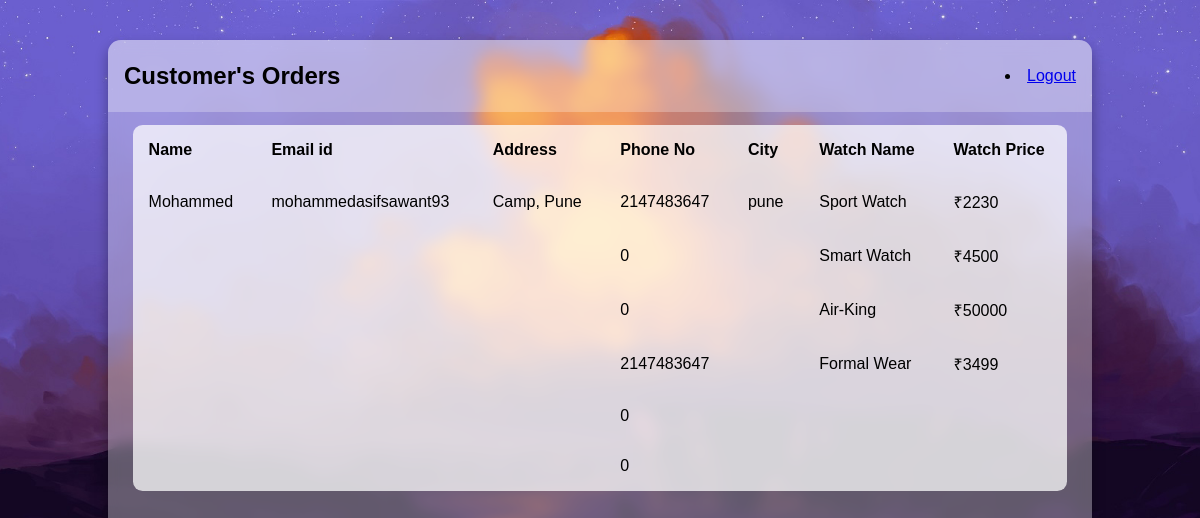
/admin.php (signed in), run on the app's committed database.
### tables this page shows
CREATE TABLE `book_form` (
  `name` varchar(20) NOT NULL,
  `email` varchar(20) NOT NULL,
  `address` varchar(20) NOT NULL,
  `phone` int(11) NOT NULL,
  `city` varchar(15) NOT NULL,
  `state` varchar(15) NOT NULL,
  `zipcode` int(11) NOT NULL,
  `cardna` varchar(15) NOT NULL,
  `cardno` int(11) NOT NULL,
  `expmon` varchar(10) NOT NULL,
  `expyear` int(11) NOT NULL,
  `cvvno` int(11) NOT NULL,
  `wname` varchar(20) NOT NULL,
  `wprice` varchar(10) NOT NULL
);

### admin.php (the view, shortened to what this page needs)
<?php
if(isset($_SESSION['username']) && isset($_SESSION['password']))
{
echo"
<!DOCTYPE html>
<html lang='en'>
<head>
</head>
<body>
    <main class='table'>
        <section class='table__header'>
            <h1>Customer's Orders</h1>
            <li class='nav-item'>
          <a class='nav-link' href='logout.php'>Logout</a>
          </li>
        </section>
";
$server = "localhost";
$username = "root";
$password = "";
$dbname = "rymowatch";
$con = mysqli_connect($server, $username, $password, $dbname);
mysqli_select_db($con, 'rymowatch');
$s = "select * from book_form";
$result = mysqli_query($con, $s);
echo"<thead>";
echo "<table class='table__body'>";
echo "<tr>";
echo "<th>Name</th>";
echo "<th>Email id</th>";
echo "<th>Address</th>";
echo "<th>Phone No</th>";
echo "<th>City</th>";
echo "<th>Watch Name</th>";
echo "<th>Watch Price</th>";
echo "</tr>";
echo"</thead>";
while ($row = mysqli_fetch_array($result, MYSQLI_ASSOC)) {
    echo"<tbody>";
    echo "<tr>";
    echo "<td>{$row['name']}</td>";
    echo "<td>{$row['email']}</td>";
    echo "<td>{$row['address']}</td>";
    echo "<td>{$row['phone']}</td>";
    echo "<td>{$row['city']}</td>";
    echo "<td>{$row['wname']}</td>";
    echo "<td>{$row['wprice']}</td>";
    echo "</tr>";
    echo"</tbody>";
}
echo"
    </main>
</body>
</html>
";
}
else
{
  echo '<script language = "javascript">';
  echo 'alert("Fail login")';
  echo '</script>';
  echo "<script>window.location.assign('login.php')</script>";
  die();
}
?>

### admin.php (style rules this page uses)
* { margin: 0; padding: 0; box-sizing: border-box; font-family: sans-serif; }
body { min-height: 100vh; background: url(images/html_table.jpg) center / cover; display: flex; justify-content: center; align-items: center; }
main.table { width: 82vw; height: 90vh; background-color: #fff5; backdrop-filter: blur(7px); box-shadow: 0 .4rem .8rem #0005; border-radius: .8rem; overflow: hidden; }
.table__header { width: 100%; height: 10%; background-color: #fff4; padding: .8rem 1rem; display: flex; justify-content: space-between; align-items: center; }
.table__body { width: 95%; max-height: calc(89% - 1.6rem); background-color: #fffb; margin: .8rem auto; border-radius: .6rem; overflow: auto; overflow: overlay; }
table { width: 100%; }
table, th, td { border-collapse: collapse; padding: 1rem; text-align: left; }
tbody tr { --delay: .1s; transition: .5s ease-in-out var(--delay), background-color 0s; }
tbody tr td { transition: .2s ease-in-out; }

### data on the page
book_form: name "Mohammed", email "mohammedasifsawant93", address "Camp, Pune", phone "2147483647", city "pune", wname "Sport Watch", wprice "₹2230"
book_form: phone "0", wname "Smart Watch", wprice "₹4500"
book_form: phone "0", wname "Air-King", wprice "₹50000"
book_form: phone "2147483647", wname "Formal Wear", wprice "₹3499"
book_form: phone "0"
book_form: phone "0"
